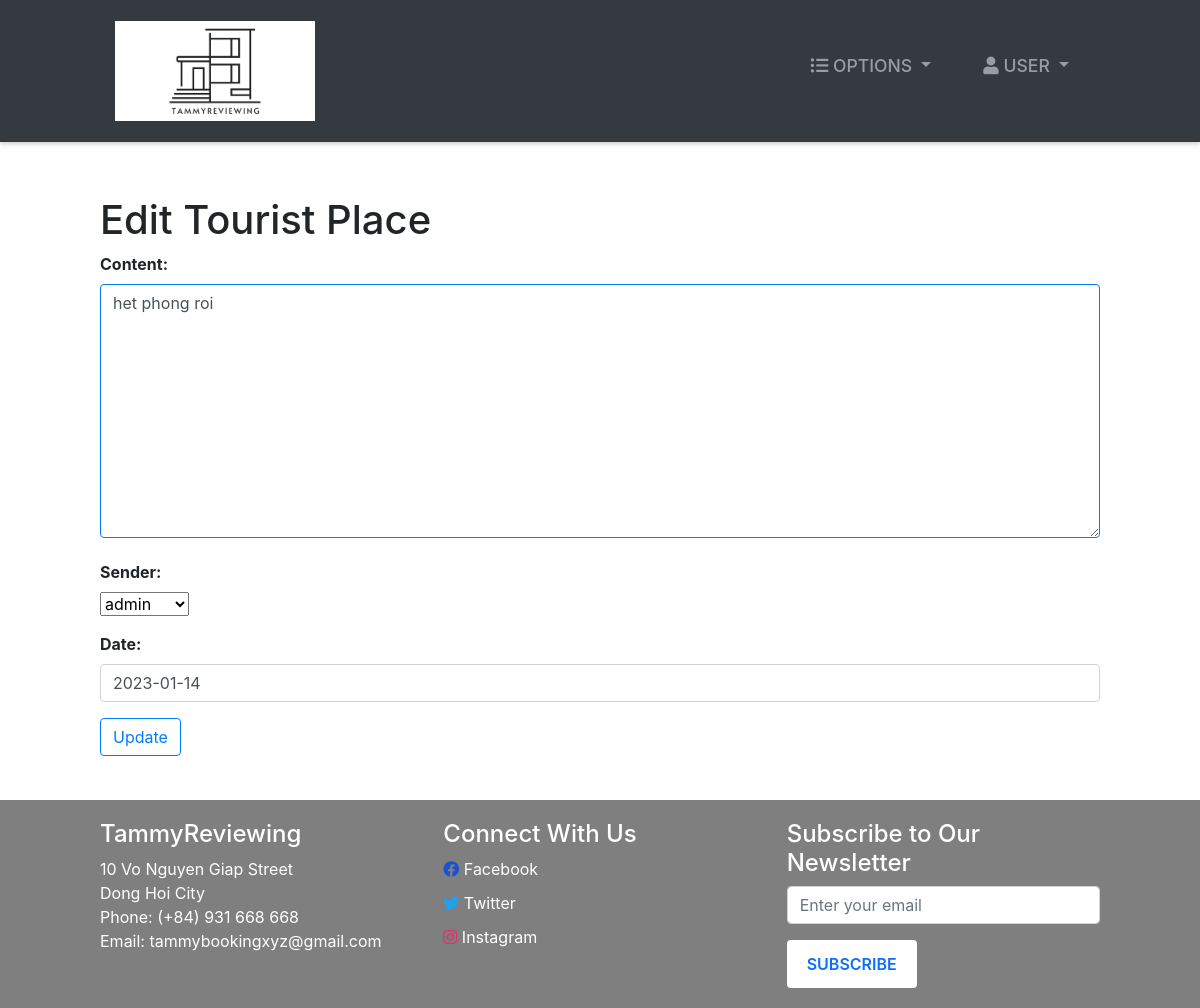
The page /edit-announcement/1/ (signed in) on the database its author committed.
### hotel/models.py (models this page shows, shortened)
class Announcement(models.Model):
    content = models.TextField()
    sender = models.ForeignKey(Employee, null=True, on_delete=models.CASCADE)
    date = models.DateField(default=timezone.now)

### hotel/views.py (the view)
# urls.py: path('edit-announcement/<str:pk>/', edit_Announcement, name="edit-announcement"),
@login_required(login_url='login')
def edit_Announcement(request, pk):
    role = str(request.user.groups.all()[0])
    path = role + "/"
    announcements = Announcement.objects.get(id=pk)
    form1 = editAnnouncementForm(request.POST, instance=announcements)
    if request.method == "POST":
        if form1.is_valid():
            form1.save()
            messages.success(
            request, 'Update success!')
            return redirect("announcements")
    else:
        form1 = editAnnouncementForm(instance=announcements)
    context = {
        "role": role,
        'announcements': announcements,
        "form": form1
    }
    return render(request, path + "/edit-announcement.html", context)

### hotel/forms.py
class editAnnouncementForm(ModelForm):
    class Meta:
        model = Announcement
        fields =["content", "sender",
                  "date"]

### accounts/models.py (called while the page is built)
    def __str__(self):
        return str(self.user)

### Templates/admin/edit-announcement.html
{% extends '../index.html' %}
{% block context %}
{% include '../common_pages/edit-announcement.html' %}
{% endblock %}

### Templates/common_pages/edit-announcement.html (shortened to what this page needs)
<div class="main-page py-4">
  <h1>Edit Tourist Place</h1>
  <form method="POST" enctype="multipart/form-data">
      {{ form.as_p }}
      <button type="submit"  class="btn btn-outline-primary">Update</button>
  </form>
  </div>

### static/css/style.css (style rules this page uses)
* { margin: 0; padding: 0; -webkit-font-smoothing: antialiased; box-sizing: border-box; }
.main-page { margin: 0 100px 0 100px; margin-top: 30px; min-height: 570px; }

### static/css/main.css (style rules this page uses)
* { margin: 0; padding: 0; -webkit-font-smoothing: antialiased; }
body { position: relative; }

### static/css/form.css (style rules this page uses)
.form-container input[type="text"], .form-container input[type="number"] , textarea { width: 100%; padding: 0.375rem 0.75rem; font-size: 1rem; line-height: 1.5; color: #495057; resize: vertical; background-color: #fff; background-clip: padding-box; border: 1px solid #077cf1; border-radius: 0.25rem; transition: border-color 0.15s ease-in-out, box-shadow 0.15s ease-in-out; }
.form-container input[type=submit] , .btn-primary, button { background-color: #4CAF50; color: white; padding: 12px 20px; border: none; border-radius: 4px; cursor: pointer; }
label { display: block; font-weight: bold; }
input[type="text"], input[type="number"] { width: 100%; padding: 0.375rem 0.75rem; font-size: 1rem; line-height: 1.5; color: #495057; background-color: #fff; background-clip: padding-box; border: 1px solid #ced4da; border-radius: 0.25rem; transition: border-color 0.15s ease-in-out, box-shadow 0.15s ease-in-out; }

### rows shown on the page
Announcement: content "het phong roi", sender "admin", date "2023-01-14"
